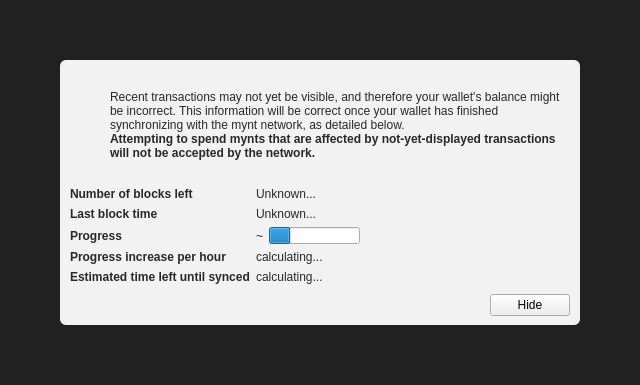
<?xml version="1.0" encoding="UTF-8"?>
<ui version="4.0">
 <class>ModalOverlay</class>
 <widget class="ModalOverlay" name="ModalOverlay">
  <property name="geometry">
   <rect>
    <x>0</x>
    <y>0</y>
    <width>640</width>
    <height>385</height>
   </rect>
  </property>
  <property name="windowTitle">
   <string>Form</string>
  </property>
  <layout class="QVBoxLayout" name="verticalLayout" stretch="0">
   <property name="sizeConstraint">
    <enum>QLayout::SetDefaultConstraint</enum>
   </property>
   <property name="leftMargin">
    <number>0</number>
   </property>
   <property name="topMargin">
    <number>0</number>
   </property>
   <property name="rightMargin">
    <number>0</number>
   </property>
   <property name="bottomMargin">
    <number>0</number>
   </property>
   <item>
    <widget class="QWidget" name="bgWidget" native="true">
     <property name="styleSheet">
      <string notr="true">#bgWidget { background: rgba(0,0,0,220); }</string>
     </property>
     <layout class="QVBoxLayout" name="verticalLayoutMain" stretch="1">
      <property name="leftMargin">
       <number>60</number>
      </property>
      <property name="topMargin">
       <number>60</number>
      </property>
      <property name="rightMargin">
       <number>60</number>
      </property>
      <property name="bottomMargin">
       <number>60</number>
      </property>
      <item>
       <widget class="QWidget" name="contentWidget" native="true">
        <property name="styleSheet">
         <string notr="true">#contentWidget { background: rgba(255,255,255,240); border-radius: 6px; }

QLabel { color: rgb(40,40,40);  }</string>
        </property>
        <layout class="QVBoxLayout" name="verticalLayoutSub" stretch="1,0,0,0">
         <property name="spacing">
          <number>0</number>
         </property>
         <property name="leftMargin">
          <number>10</number>
         </property>
         <property name="topMargin">
          <number>10</number>
         </property>
         <property name="rightMargin">
          <number>10</number>
         </property>
         <property name="bottomMargin">
          <number>10</number>
         </property>
         <item>
          <layout class="QHBoxLayout" name="horizontalLayoutIconText" stretch="0,1">
           <property name="topMargin">
            <number>20</number>
           </property>
           <item>
            <layout class="QVBoxLayout" name="verticalLayoutIcon">
             <property name="leftMargin">
              <number>0</number>
             </property>
             <item>
              <widget class="QPushButton" name="warningIcon">
               <property name="enabled">
                <bool>false</bool>
               </property>
               <property name="text">
                <string/>
               </property>
               <property name="icon">
                <iconset>
                 <normaloff>:/icons/warning</normaloff>
                 <disabledoff>:/icons/warning</disabledoff>:/icons/warning</iconset>
               </property>
               <property name="iconSize">
                <size>
                 <width>48</width>
                 <height>48</height>
                </size>
               </property>
               <property name="flat">
                <bool>true</bool>
               </property>
              </widget>
             </item>
             <item>
              <spacer name="verticalSpacerWarningIcon">
               <property name="orientation">
                <enum>Qt::Vertical</enum>
               </property>
               <property name="sizeHint" stdset="0">
                <size>
                 <width>20</width>
                 <height>40</height>
                </size>
               </property>
              </spacer>
             </item>
            </layout>
           </item>
           <item>
            <layout class="QVBoxLayout" name="verticalLayoutInfoText">
             <property name="leftMargin">
              <number>0</number>
             </property>
             <property name="topMargin">
              <number>0</number>
             </property>
             <item>
              <widget class="QLabel" name="infoText">
               <property name="text">
                <string>Recent transactions may not yet be visible, and therefore your wallet's balance might be incorrect. This information will be correct once your wallet has finished synchronizing with the mynt network, as detailed below.</string>
               </property>
               <property name="textFormat">
                <enum>Qt::RichText</enum>
               </property>
               <property name="wordWrap">
                <bool>true</bool>
               </property>
              </widget>
             </item>
             <item>
              <widget class="QLabel" name="infoTextStrong">
               <property name="font">
                <font>
                 <weight>75</weight>
                 <bold>true</bold>
                </font>
               </property>
               <property name="text">
                <string>Attempting to spend mynts that are affected by not-yet-displayed transactions will not be accepted by the network.</string>
               </property>
               <property name="textFormat">
                <enum>Qt::RichText</enum>
               </property>
               <property name="wordWrap">
                <bool>true</bool>
               </property>
              </widget>
             </item>
             <item>
              <spacer name="verticalSpacerInTextSpace">
               <property name="orientation">
                <enum>Qt::Vertical</enum>
               </property>
               <property name="sizeHint" stdset="0">
                <size>
                 <width>20</width>
                 <height>40</height>
                </size>
               </property>
              </spacer>
             </item>
            </layout>
           </item>
          </layout>
         </item>
         <item>
          <spacer name="verticalSpacerAfterText">
           <property name="orientation">
            <enum>Qt::Vertical</enum>
           </property>
           <property name="sizeHint" stdset="0">
            <size>
             <width>20</width>
             <height>40</height>
            </size>
           </property>
          </spacer>
         </item>
         <item>
          <layout class="QFormLayout" name="formLayout">
           <property name="fieldGrowthPolicy">
            <enum>QFormLayout::FieldsStayAtSizeHint</enum>
           </property>
           <property name="horizontalSpacing">
            <number>6</number>
           </property>
           <property name="verticalSpacing">
            <number>6</number>
           </property>
           <property name="topMargin">
            <number>10</number>
           </property>
           <item row="0" column="0">
            <widget class="QLabel" name="labelNumberOfBlocksLeft">
             <property name="font">
              <font>
               <weight>75</weight>
               <bold>true</bold>
              </font>
             </property>
             <property name="text">
              <string>Number of blocks left</string>
             </property>
            </widget>
           </item>
           <item row="0" column="1">
            <widget class="QLabel" name="numberOfBlocksLeft">
             <property name="text">
              <string>Unknown...</string>
             </property>
            </widget>
           </item>
           <item row="1" column="0">
            <widget class="QLabel" name="labelLastBlockTime">
             <property name="font">
              <font>
               <weight>75</weight>
               <bold>true</bold>
              </font>
             </property>
             <property name="text">
              <string>Last block time</string>
             </property>
            </widget>
           </item>
           <item row="1" column="1">
            <widget class="QLabel" name="newestBlockDate">
             <property name="sizePolicy">
              <sizepolicy hsizetype="Maximum" vsizetype="Preferred">
               <horstretch>0</horstretch>
               <verstretch>0</verstretch>
              </sizepolicy>
             </property>
             <property name="text">
              <string>Unknown...</string>
             </property>
            </widget>
           </item>
           <item row="2" column="0">
            <widget class="QLabel" name="labelSyncDone">
             <property name="font">
              <font>
               <weight>75</weight>
               <bold>true</bold>
              </font>
             </property>
             <property name="text">
              <string>Progress</string>
             </property>
            </widget>
           </item>
           <item row="2" column="1">
            <layout class="QHBoxLayout" name="horizontalLayoutSync" stretch="0,1">
             <item>
              <widget class="QLabel" name="percentageProgress">
               <property name="text">
                <string notr="true">~</string>
               </property>
              </widget>
             </item>
             <item>
              <widget class="QProgressBar" name="progressBar">
               <property name="value">
                <number>24</number>
               </property>
               <property name="format">
                <string/>
               </property>
              </widget>
             </item>
            </layout>
           </item>
           <item row="4" column="0">
            <widget class="QLabel" name="labelProgressIncrease">
             <property name="font">
              <font>
               <weight>75</weight>
               <bold>true</bold>
              </font>
             </property>
             <property name="text">
              <string>Progress increase per hour</string>
             </property>
            </widget>
           </item>
           <item row="4" column="1">
            <widget class="QLabel" name="progressIncreasePerH">
             <property name="text">
              <string>calculating...</string>
             </property>
            </widget>
           </item>
           <item row="5" column="0">
            <widget class="QLabel" name="labelEstimatedTimeLeft">
             <property name="font">
              <font>
               <weight>75</weight>
               <bold>true</bold>
              </font>
             </property>
             <property name="text">
              <string>Estimated time left until synced</string>
             </property>
            </widget>
           </item>
           <item row="5" column="1">
            <widget class="QLabel" name="expectedTimeLeft">
             <property name="text">
              <string>calculating...</string>
             </property>
            </widget>
           </item>
          </layout>
         </item>
         <item>
          <layout class="QHBoxLayout" name="horizontalLayoutButtons">
           <property name="leftMargin">
            <number>10</number>
           </property>
           <property name="topMargin">
            <number>10</number>
           </property>
           <item>
            <spacer name="horizontalSpacer">
             <property name="orientation">
              <enum>Qt::Horizontal</enum>
             </property>
             <property name="sizeHint" stdset="0">
              <size>
               <width>40</width>
               <height>20</height>
              </size>
             </property>
            </spacer>
           </item>
           <item>
            <widget class="QPushButton" name="closeButton">
             <property name="text">
              <string>Hide</string>
             </property>
            </widget>
           </item>
          </layout>
         </item>
        </layout>
       </widget>
      </item>
     </layout>
    </widget>
   </item>
  </layout>
 </widget>
 <customwidgets>
  <customwidget>
   <class>ModalOverlay</class>
   <extends>QWidget</extends>
   <header>modaloverlay.h</header>
   <container>1</container>
  </customwidget>
 </customwidgets>
 <resources/>
 <connections/>
</ui>
